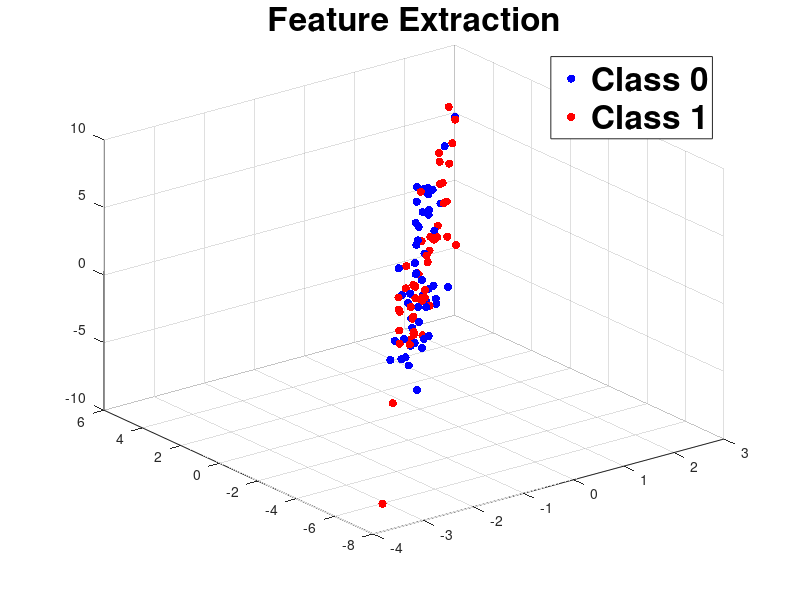
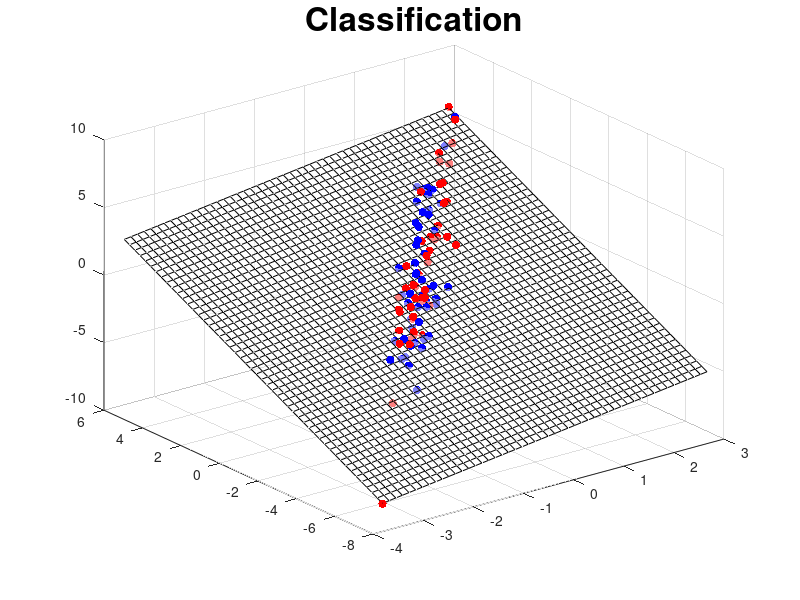

MATLAB code for these plots, in order:
% MATLAB Code for Generating Synthetic Data with Multiple Features in 3D

% Set random seed for reproducibility
rng(42);

% Number of data points
numPoints = 100;

% Generating synthetic data with three features
feature1 = randn(numPoints, 1);  % Example feature 1
feature2 = 2 * feature1 + 0.5 * randn(numPoints, 1);  % Example feature 2
feature3 = 0.5 * feature1 + 0.8 * feature2 + 0.2 * randn(numPoints, 1);  % Example feature 3

% Create labels (just for visualization purposes)
labels = randi([0, 1], numPoints, 1);

% Visualize the synthetic data in 3D
figure;

% Scatter plot with color-coded labels
scatter3(feature1(labels == 0), feature2(labels == 0), feature3(labels == 0), 'filled', 'MarkerFaceColor', 'b');
hold on;
scatter3(feature1(labels == 1), feature2(labels == 1), feature3(labels == 1), 'filled', 'MarkerFaceColor', 'r');
hold off;

%xlabel('Feature 1','FontWeight', 'bold', 'FontSize', 24);
%ylabel('Feature 2','FontWeight', 'bold', 'FontSize', 24);
%zlabel('Feature 3','FontWeight', 'bold', 'FontSize', 24);
title('Feature Extraction','FontWeight', 'bold', 'FontSize', 24);

% Legend
legend('Class 0', 'Class 1','FontWeight', 'bold', 'FontSize', 24);


% MATLAB Code for Generating Synthetic Data with Multiple Features and Drawing a Plane

% Set random seed for reproducibility
rng(42);

% Number of data points
numPoints = 100;

% Generating synthetic data with three features
feature1 = randn(numPoints, 1);  % Example feature 1
feature2 = 2 * feature1 + 0.5 * randn(numPoints, 1);  % Example feature 2
feature3 = 0.5 * feature1 + 0.8 * feature2 + 0.2 * randn(numPoints, 1);  % Example feature 3

% Create labels (just for visualization purposes)
labels = randi([0, 1], numPoints, 1);

% Visualize the synthetic data in 3D
figure;

% Scatter plot with color-coded labels
scatter3(feature1(labels == 0), feature2(labels == 0), feature3(labels == 0), 'filled', 'MarkerFaceColor', 'b');
hold on;
scatter3(feature1(labels == 1), feature2(labels == 1), feature3(labels == 1), 'filled', 'MarkerFaceColor', 'r');

% Draw a separating plane
[x, y] = meshgrid(linspace(min(feature1), max(feature1), 50), linspace(min(feature2), max(feature2), 50));
z = 0.5 * x + 0.8 * y;  % Example separating plane equation (you can modify this)

mesh(x, y, z, 'EdgeColor', 'k', 'FaceAlpha', 0.5);

hold off;

%xlabel('Feature 1','FontWeight', 'bold', 'FontSize', 24);
%ylabel('Feature 2','FontWeight', 'bold', 'FontSize', 24);
%zlabel('Feature 3','FontWeight', 'bold', 'FontSize', 24);
title('Classification','FontWeight', 'bold', 'FontSize', 24);

% Legend
%legend('Class 0', 'Class 1', 'Separating Plane','FontWeight', 'bold', 'FontSize', 12);
